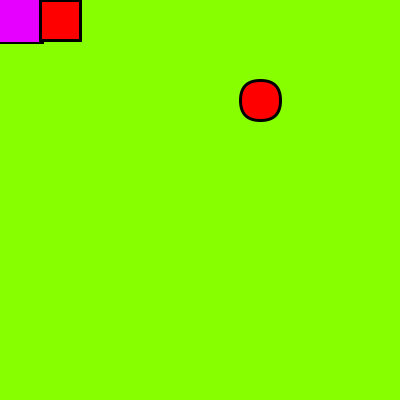
Frame 1 (no input)
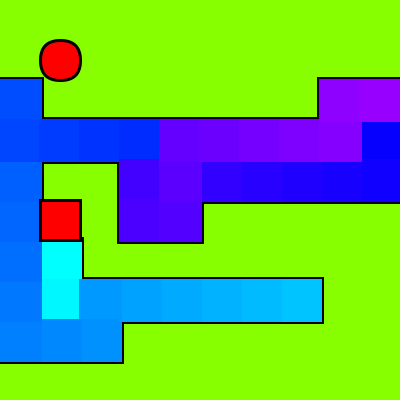
Frame 60 (the mouse pressed at the canvas centre just before this capture)
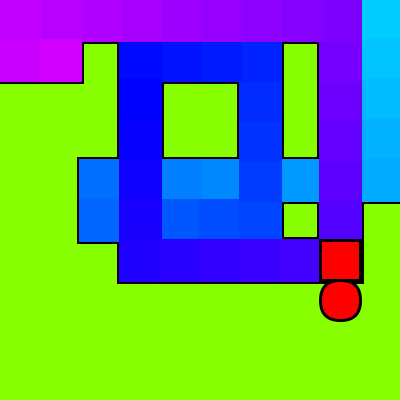
Frame 120 (the mouse held since frame 60 and released just before this capture)

The Processing sketch that drew these frames (run headless with seeded random() and noise(); from frame 60 on, the mouse is pressed at the canvas centre):

// Processing sketch: SnakeScreensaver
// ── SnakeScreensaver.pde
int x;
int y;
int failsafe;

int colorok;
int fruitcollect;

int fruitX;
int fruitY;

int addlength = 40;

int[] wowArray;
int[] damnArray;

int[] addWowArray;
int[] addDamnArray;

void setup(){
  size(400,400);
  background(255,255,255);
  fill(0,0,0);
  
  
  wowArray = new int[addlength];
  damnArray = new int[addlength];
  frameRate(30);
  
  fruitX = floor(random(0,width/40)) * 40;
  fruitY = floor(random(0,height/40)) * 40;
}

void draw(){
  colorMode(HSB,1024,1,1);
  for(int i = 0; i < wowArray.length - 1; i++){
    wowArray[addlength-i-1] = wowArray[addlength-i-2];
  }
  wowArray[0] = x;
  
  for(int i = 0; i < damnArray.length - 1; i++){
    damnArray[addlength-i-1] = damnArray[addlength-i-2];
  } 
  damnArray[0] = y;
  
  if(fruitX == x && fruitY == y){
    fruitX = floor(random(0,width/40)) * 40;
    fruitY = floor(random(0,height/40)) * 40;
    
    fruitcollect++;
   
    addlength ++;
    addWowArray = new int[addlength];
      for(int x = 0; x < wowArray.length; x++){
        addWowArray[x] = wowArray[x];
      }
      
      wowArray = new int[addlength];
      
      for(int x = 0; x < addWowArray.length; x++){
        wowArray[x] = addWowArray[x];
      }
      
      for(int i = 0; i < 16; i++){
        wowArray[addlength - 1] = -100;
      }
      
      addDamnArray = new int[addlength];
      for(int x = 0; x < damnArray.length; x++){
        addDamnArray[x] = damnArray[x];
      }
      
      damnArray = new int[addlength];
      
      for(int x = 0; x < addDamnArray.length; x++){
        damnArray[x] = addDamnArray[x];
      }
     damnArray[addlength - 1] = -100;
  }
  
  for(int i = 0; i < addlength; i++){
      if(fruitX == wowArray[i] && fruitY == damnArray[i]){
        fruitX = floor(random(0,width/40)) * 40;
        fruitY = floor(random(0,height/40)) * 40;
      }
  }
  
  background(250,1,1000);
  fill(colorok,1,1000);
  rect(wowArray[0],damnArray[0],40,40);
  for(int i = 0; i < addlength - 1; i++){
    strokeWeight(5);
    fill(0,0,0);
    stroke(0,0,0);
    rect(wowArray[i]-1,damnArray[i]-1,42,42);
  }
  
  for(int i = 0; i < addlength - 1; i++){
    strokeWeight(3);
    fill(512+(256/(addlength/15)*i/15),1,1);
    stroke(512+(256/(addlength/15)*i/15),1,1);
    rect(wowArray[i],damnArray[i],40,40);
  }
  fill(1024,1,1000);
  stroke(1,1,0);
  rect(fruitX,fruitY,40,40,50);
  
  if(x == fruitX){
    if(y > fruitY){y-=40;}
    if(y < fruitY){y+=40;}
  }
  
  if(x < fruitX){x+=40;}
  if(x > fruitX){x-=40;}
  
  
  
  if(x > width-40){x = 0;}
  if(x < 0){x = width-40;}
  if(y > height-40){y = 0;}
  if(y < 0){y = height-40;}
  
  rect(x,y,40,40);
}
